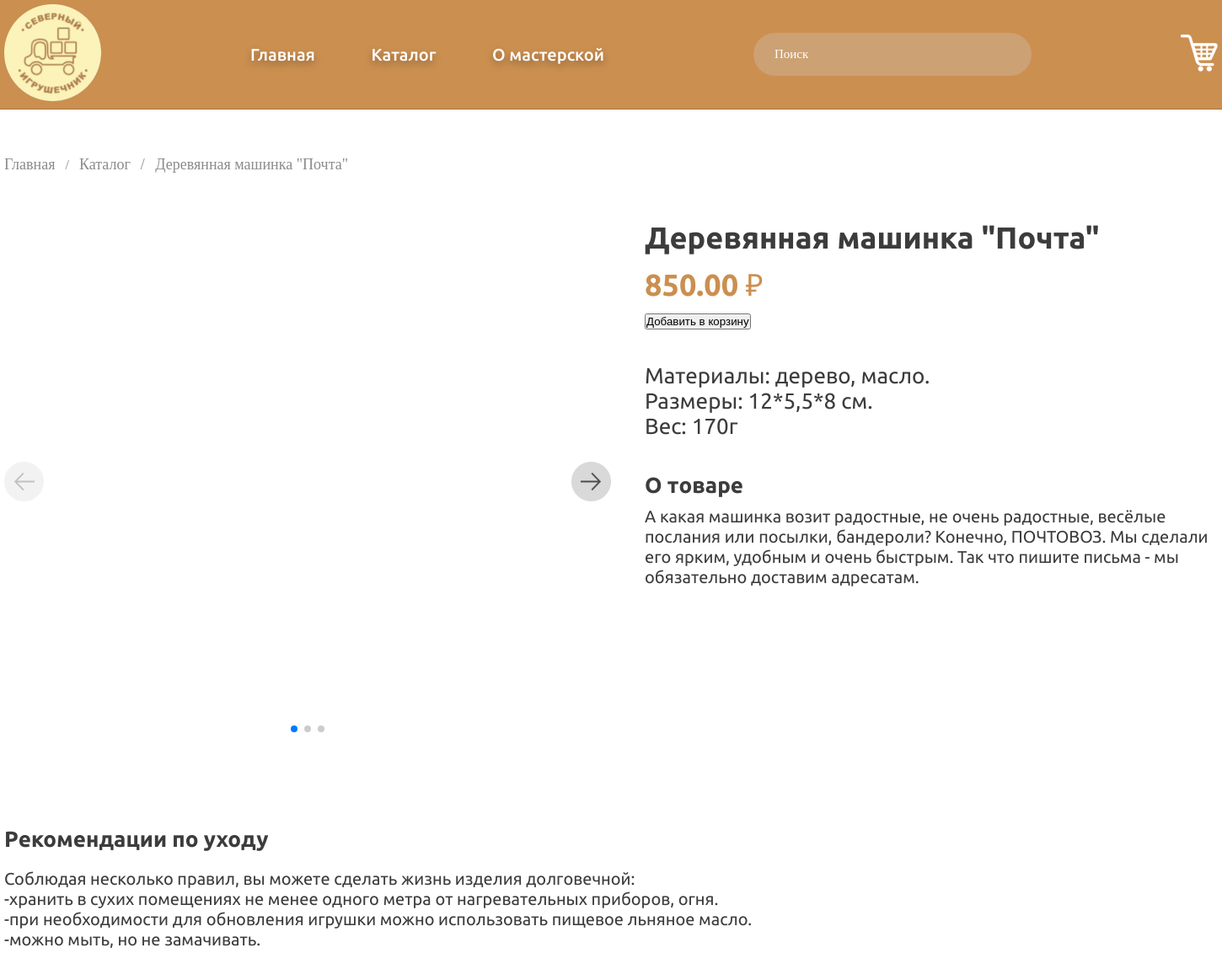
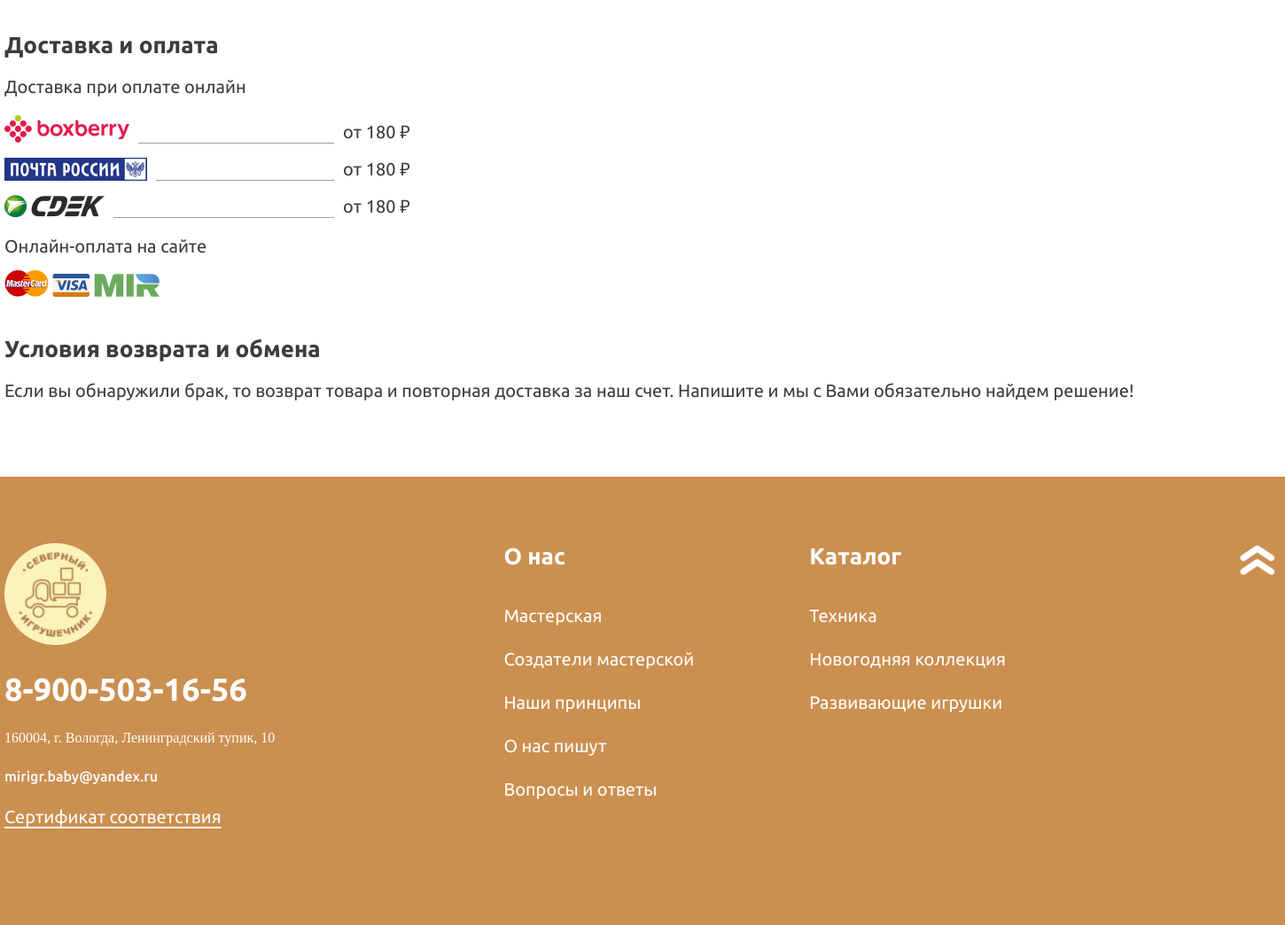
/product.php?id=2, run on the app's committed database (2 pictures, top to bottom).
### tables this page shows
CREATE TABLE IF NOT EXISTS `products` (
  `id` int NOT NULL AUTO_INCREMENT,
  `name_product` varchar(255) NOT NULL,
  `materials` varchar(255) NOT NULL,
  `size` varchar(255) NOT NULL,
  `weight` varchar(10) NOT NULL,
  `price` decimal(10,2) NOT NULL,
  `image_1` varchar(255) NOT NULL,
  `image_2` varchar(255) NOT NULL,
  `image_3` varchar(255) NOT NULL,
  `image_4` varchar(255) NOT NULL,
  `image_5` varchar(255) NOT NULL,
  `description` varchar(2000) NOT NULL,
  `collection_name` enum('Техника','Новогодняя коллекция','Развивающие игрушки') NOT NULL,
  `quantity` int NOT NULL DEFAULT '0',
  PRIMARY KEY (`id`)
);

### product.php (the view, shortened to what this page needs)
<?php
$servername = "localhost";
$username = "root";
$password = "";
$dbname = "my_shop";
$conn = new mysqli($servername, $username, $password, $dbname);
$id = $_GET['id'];
$sql = "SELECT id, name_product, price, image_1, image_2, image_3, image_4, image_5, materials, size, weight, description FROM products WHERE id=$id";
$result = $conn->query($sql);
?>
<!DOCTYPE html>
<html lang="ru">
<head>
  <link rel="stylesheet" href="style.css" />
  <link rel="stylesheet" href="https://cdn.jsdelivr.net/npm/swiper@11/swiper-bundle.min.css" />
</head>
<body>
  <?php
  include 'header.php';
  ?>
  <div class="product">
    <div class="container">
      <?php if ($result->num_rows > 0): ?>
        <?php $row = $result->fetch_assoc(); ?>
        <ul class="breadcrumb_black">
          <li><a class="ul18_gray" href="index.php">Главная</a></li>
          <li><a class="ul18_gray" href="catalog.php">Каталог</a></li>
          <li class="ul18_gray"><?php echo htmlspecialchars($row['name_product']); ?></li>
        </ul>
        <div class="product_block">
          <div class="product_img">
            <div class="swiper mySwiper">
              <div class="swiper-wrapper">
                <?php if (!empty($row['image_1'])): ?>
                  <div class="swiper-slide">
                  </div>
                <?php endif; ?>
              </div>
              <div class="swiper-button-next str_right">
                <img src="img/str_right.png" alt="">
              </div>
              <div class="swiper-button-prev str_left">
                <img src="img/str_left.png" alt="">
              </div>
              <div class="swiper-pagination"></div>
            </div>
          </div>
          <div class="product_text">
            <div class="product_block_text">
              <div class="ub36_black"><?php echo htmlspecialchars($row['name_product']); ?></div>
              <div class="ub36_oranj"><?php echo htmlspecialchars($row['price']) . ' ₽'; ?></div>
              <form action="functions.php" method="post">
    <input type="submit" name="addToCart" value="Добавить в корзину">
              </form>
            </div>
            <div class="product_block_text">
              <div class="ur26_black">Материалы: <?php echo htmlspecialchars($row['materials']); ?>. <br> Размеры:
                <?php echo htmlspecialchars($row['size']); ?>. <br> Вес: <?php echo htmlspecialchars($row['weight']); ?>
              </div>
            </div>
            <div class="product_block_text">
              <div class="ub26_black">О товаре</div>
              <div class="ur20_black"><?php echo htmlspecialchars($row['description']); ?></div>
            </div>
          </div>
        </div>
      <?php else: ?>
        <p>Товар не найден.</p>
      <?php endif; ?>
      <div class="info_po_product">
        <div class="info_product">
          <div class="ub26_black">Рекомендации по уходу</div>
          <div class="ur20_black">Соблюдая несколько правил, вы можете сделать жизнь изделия долговечной:<br>
            -хранить в сухих помещениях не менее одного метра от нагревательных приборов, огня.<br>
            -при необходимости для обновления игрушки можно использовать пищевое льняное масло.<br>
            -можно мыть, но не замачивать.</div>
        </div>
        <div class="info_product">
          <div class="ub26_black">Доставка и оплата</div>
          <div class="ur20_black">Доставка при оплате онлайн</div>
          <div class="delivery">
            <div class="delivery_block">
              <img src="img/boxberry.png" alt="boxberry">
              <svg width="221" height="1" viewBox="0 0 221 1" fill="none" xmlns="http://www.w3.org/2000/svg">
                <line y1="0.5" x2="221" y2="0.5" stroke="#9C9C9C" />
              </svg>
              <div class="ur20_black">от 180 ₽</div>
            </div>
            <div class="delivery_block">
              <img src="img/russian_post.png" alt="Russian_post">
              <svg width="201" height="1" viewBox="0 0 201 1" fill="none" xmlns="http://www.w3.org/2000/svg">
                <line y1="0.5" x2="201" y2="0.5" stroke="#9C9C9C" />
              </svg>
              <div class="ur20_black">от 180 ₽</div>
            </div>
            <div class="delivery_block">
              <img src="img/cdek.png" alt="">
              <svg width="249" height="1" viewBox="0 0 249 1" fill="none" xmlns="http://www.w3.org/2000/svg">
                <line y1="0.5" x2="249" y2="0.5" stroke="#9C9C9C" />
              </svg>
              <div class="ur20_black">от 180 ₽</div>
            </div>
          </div>
          <div class="payment">
            <div class="ur20_black">Онлайн-оплата на сайте</div>
            <div class="icon_payments">
              <img src="img/mastercard.png" alt="mastercard">
              <img src="img/visa.png" alt="visa">
              <img src="img/mir.png" alt="mir">
            </div>
          </div>
        </div>
        <div class="info_product">
          <div class="ub26_black">Условия возврата и обмена</div>
          <div class="ur20_black">Если вы обнаружили брак, то возврат товара и повторная доставка за наш счет. Напишите
            и мы с Вами обязательно найдем решение! </div>
        </div>
      </div>
    </div>
  </div>
  <?php
  include 'footer.php';
  ?>
</body>

### style.css (style rules this page uses)
.ur26_black { font-family: 'Ubuntu Regular'; font-size: 26px; color: #3C3C3C; }
.ub36_black { font-family: 'Ubuntu Bold'; font-size: 36px; color: #3C3C3C; }
.ub36_oranj { font-family: 'Ubuntu Bold'; font-size: 36px; color: #CB8F50; }
.ub26_black { font-family: 'Ubuntu Bold'; font-size: 26px; color: #3C3C3C; }
.ur20_black { font-family: 'Ubuntu Regular'; font-size: 20px; color: #3C3C3C; }
.ul18_gray { font-family: 'Ubuntu Light'; font-size: 18px; color: #8B8B8B; }
* { margin: 0; padding: 0; box-sizing: border-box; }
body { max-width: 1920px; margin: 0 auto; display: block; }
a { text-decoration: none; }
.container { width: 1440px; margin: 0 auto; }
.swiper-slide { height: 620px !important; }
.swiper-button-next:after, .swiper-rtl .swiper-button-prev:after { display: none; }
.swiper-button-prev:after { display: none; }
ul.breadcrumb_black li { display: inline; }
ul.breadcrumb_black li+li:before { padding: 8px; color: #8B8B8B; content: "/\00a0"; }
ul.breadcrumb_black li a { text-decoration: none; }
.about_workshop, .product, .basket, .making_order, .catalog { padding-top: 55px; }
.product_img { width: 720px; height: 720px; }
.product_block { width: 100%; padding-top: 55px; display: flex; justify-content: space-between; }
.product_text { width: 680px; display: flex; flex-direction: column; gap: 40px; }
.product_block_text { display: flex; flex-direction: column; gap: 10px; }
.info_po_product { display: flex; flex-direction: column; gap: 40px; }
.info_product { display: flex; flex-direction: column; gap: 20px; }
.delivery, .payment { display: flex; flex-direction: column; gap: 15px; }
.delivery_block { display: flex; gap: 10px; align-items: flex-end }

### data on the page
products: name_product "Деревянная машинка \"Почта\"", price "850.00", materials "дерево, масло", size "12*5,5*8 см", weight "170г", description "А какая машинка возит радостные, не очень радостные, весёлые послания или посылки, бандероли? Конечно, ПОЧТОВОЗ. Мы сделали его ярким, удобным и очень быстрым. Так что пишите письма - мы обязательно доставим адресатам."
